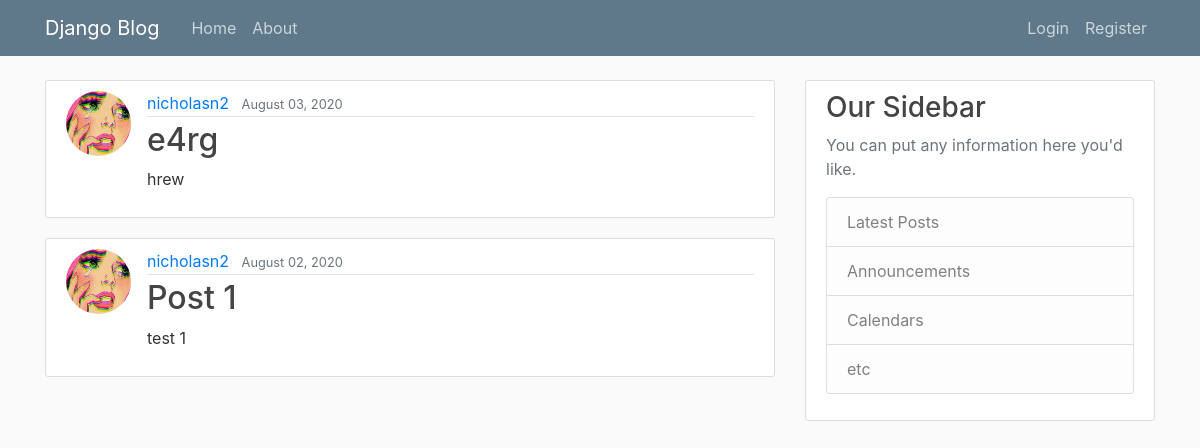
Before: / with the older database file.
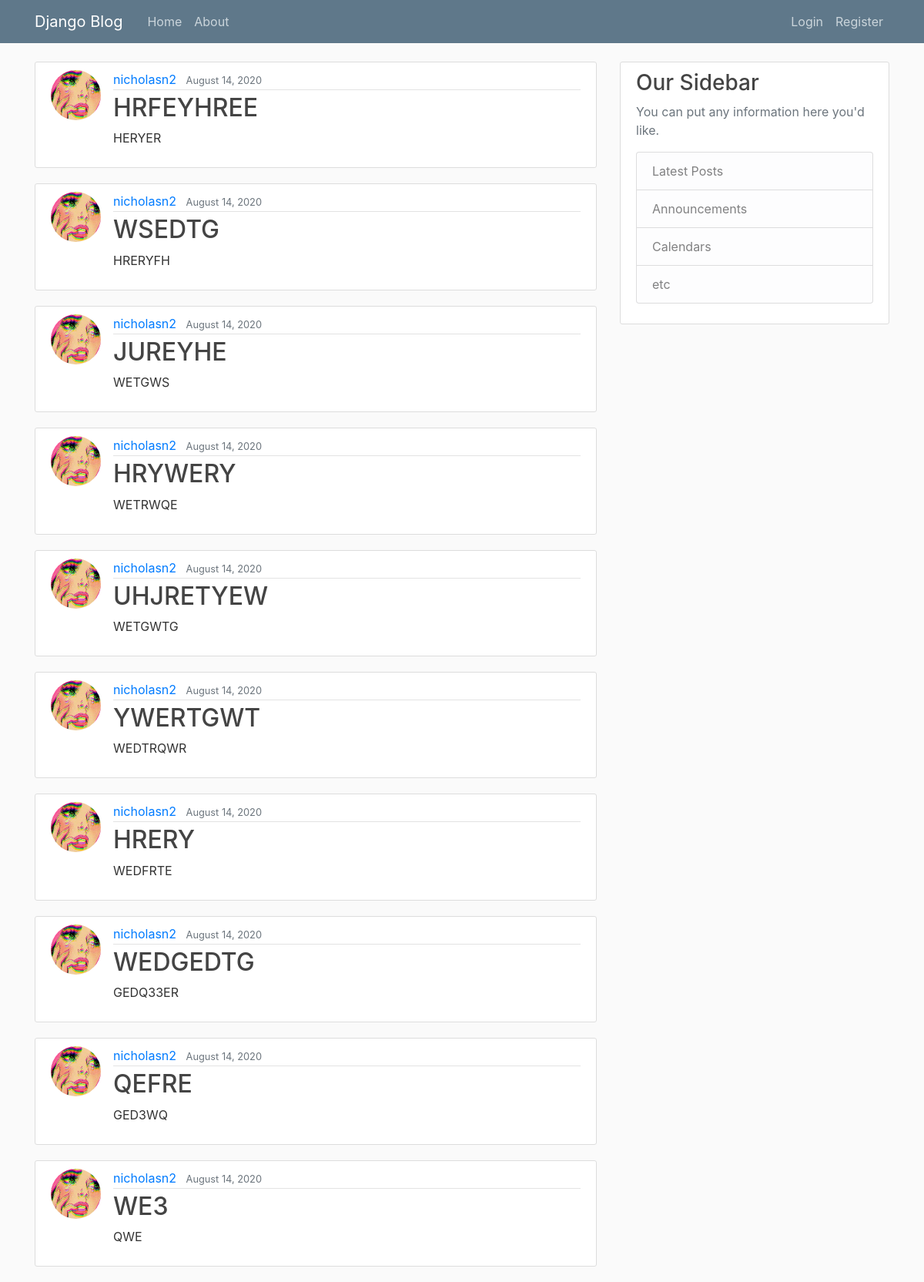
After: the same page with the newer database file.
### blog/models.py (models this page shows, shortened)
class Post(models.Model):
    title = models.CharField(max_length=100)
    content = models.TextField()
    date_posted = models.DateTimeField(default=timezone.now)
    author = models.ForeignKey(User, on_delete=models.CASCADE)

### users/models.py (models this page shows, shortened)
class Profile(models.Model):
    user = models.OneToOneField(User, on_delete=models.CASCADE)
    image = models.ImageField(default='default.jpg', upload_to='profile_pics')

### blog/views.py (the view)
# urls.py: path('', PostListView.as_view(), name='blog-home'),
class PostListView(ListView):
    model = Post
    template_name = 'blog/home.html'
    context_object_name = 'posts'
    ordering = ['-date_posted']
    paginate_by = 10

### blog/templates/blog/home.html
{% extends "blog/base.html" %}
{% block content %}
    {% for post in posts %}
         <article class="media content-section">
             <img class="rounded-circle article-img"src="{{ post.author.profile.image.url }}" alt="">
              <div class="media-body">
                <div class="article-metadata">
                  <a class="mr-2" href="#">{{ post.author }}</a>
                  <small class="text-muted">{{ post.date_posted|date:'F d, Y' }}</small>
                </div>
                <h2><a class="article-title" href="{% url 'post-detail' post.id %}">{{ post.title }}</a></h2>
                <p class="article-content">{{ post.content }}</p>
              </div>
        </article>
    {% endfor %}
{% endblock content %}

### blog/templates/blog/base.html (shortened to what this page needs)
{% load static %}
<!DOCTYPE html>
<html lang="en">
<head>
    <link rel="stylesheet" href="https://maxcdn.bootstrapcdn.com/bootstrap/4.0.0/css/bootstrap.min.css"
>
    <link rel="stylesheet" type="text/css" href="{% static 'blog/main.css' %}">
</head>
<body>
     <header class="site-header">
          <nav class="navbar navbar-expand-md navbar-dark bg-steel fixed-top">
            <div class="container">
              <a class="navbar-brand mr-4" href="{% url 'blog-home' %}">Django Blog</a>
              <div class="collapse navbar-collapse" id="navbarToggle">
                <div class="navbar-nav mr-auto">
                  <a class="nav-item nav-link" href="{% url 'blog-home' %}">Home</a>
                  <a class="nav-item nav-link" href="{% url 'blog-about' %}">About</a>
                </div>
                <div class="navbar-nav">
                    {% if user.is_authenticated %}
                        <a class="nav-item nav-link" href="{% url 'profile' %}">Profile</a>
                        <a class="nav-item nav-link" href="{% url 'post-create' %}">New Post</a>
                        <a class="nav-item nav-link" href="{% url 'logout' %}">Logout</a>
                    {% else %}
                        <a class="nav-item nav-link" href="{% url 'login' %}">Login</a>
                        <a class="nav-item nav-link" href="{% url 'register' %}">Register</a>
                    {% endif %}
                </div>
              </div>
            </div>
          </nav>
        </header>
    <main role="main" class="container">
      <div class="row">
        <div class="col-md-8">
          {% block content %}{% endblock %}
        </div>
        <div class="col-md-4">
          <div class="content-section">
            <h3>Our Sidebar</h3>
            <p class='text-muted'>You can put any information here you'd like.
              <ul class="list-group">
                <li class="list-group-item list-group-item-light">Latest Posts</li>
                <li class="list-group-item list-group-item-light">Announcements</li>
                <li class="list-group-item list-group-item-light">Calendars</li>
                <li class="list-group-item list-group-item-light">etc</li>
              </ul>
            </p>
          </div>
        </div>
      </div>
    </main>
</body>
</html>

### blog/static/blog/main.css (style rules this page uses)
body { background: #fafafa; color: #333333; margin-top: 5rem; }
h1, h2, h3, h4, h5, h6 { color: #444444; }
ul { margin: 0; }
.bg-steel { background-color: #5f788a; }
.site-header .navbar-nav .nav-link { color: #cbd5db; }
.content-section { background: #ffffff; padding: 10px 20px; border: 1px solid #dddddd; border-radius: 3px; margin-bottom: 20px; }
.article-title { color: #444444; }
.article-content { white-space: pre-line; }
.article-img { height: 65px; width: 65px; margin-right: 16px; }
.article-metadata { padding-bottom: 1px; margin-bottom: 4px; border-bottom: 1px solid #e3e3e3 }

Changed rows visible on the page:
no longer on this page (row unchanged): Post: author.profile.image (picture), author "nicholasn2", date_posted "August 03, 2020", title "e4rg", content "hrew"
no longer on this page (row unchanged): Post: author.profile.image (picture), author "nicholasn2", date_posted "August 02, 2020", title "Post 1", content "test 1"
added Post: author.profile.image (picture), author "nicholasn2", date_posted "August 14, 2020", title "HRFEYHREE", content "HERYER"
added Post: author.profile.image (picture), author "nicholasn2", date_posted "August 14, 2020", title "WSEDTG", content "HRERYFH"
added Post: author.profile.image (picture), author "nicholasn2", date_posted "August 14, 2020", title "JUREYHE", content "WETGWS"
added Post: author.profile.image (picture), author "nicholasn2", date_posted "August 14, 2020", title "HRYWERY", content "WETRWQE"
added Post: author.profile.image (picture), author "nicholasn2", date_posted "August 14, 2020", title "UHJRETYEW", content "WETGWTG"
added Post: author.profile.image (picture), author "nicholasn2", date_posted "August 14, 2020", title "YWERTGWT", content "WEDTRQWR"
added Post: author.profile.image (picture), author "nicholasn2", date_posted "August 14, 2020", title "HRERY", content "WEDFRTE"
added Post: author.profile.image (picture), author "nicholasn2", date_posted "August 14, 2020", title "WEDGEDTG", content "GEDQ33ER"
added Post: author.profile.image (picture), author "nicholasn2", date_posted "August 14, 2020", title "QEFRE", content "GED3WQ"
added Post: author.profile.image (picture), author "nicholasn2", date_posted "August 14, 2020", title "WE3", content "QWE"
